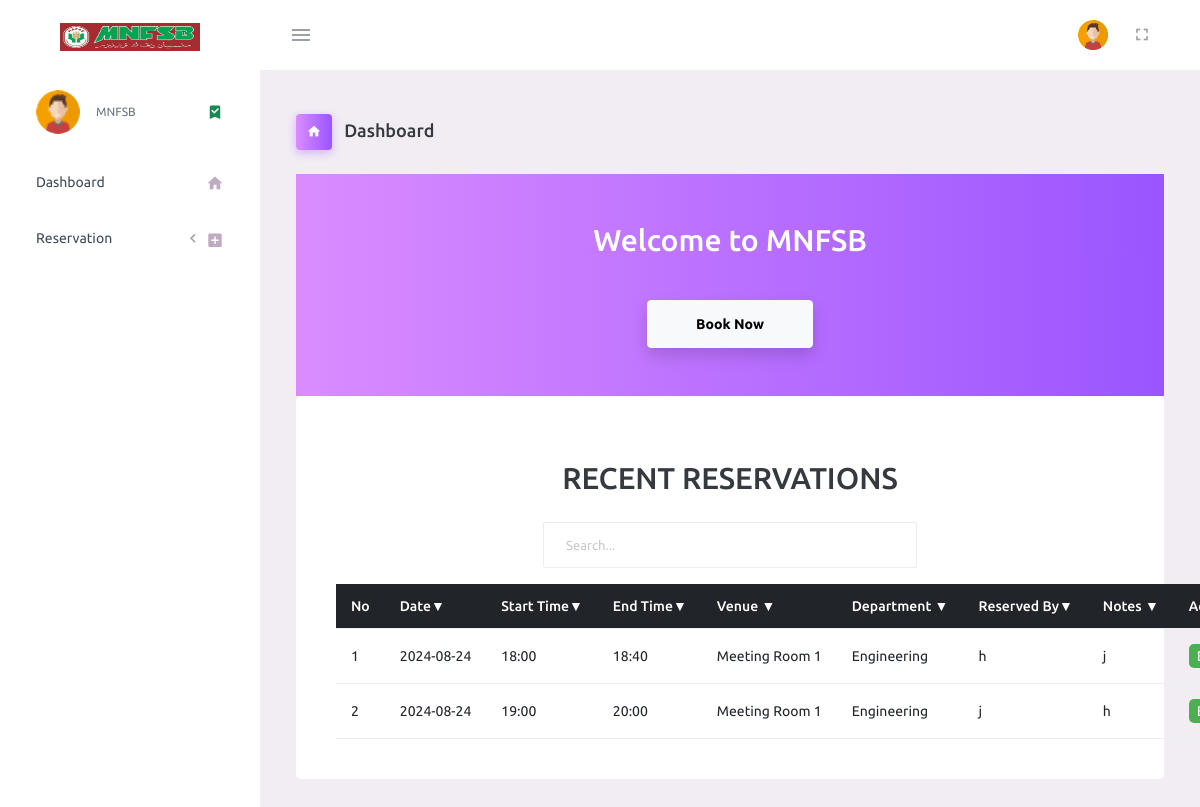
The page / on the database its author committed.
### tables this page shows
CREATE TABLE `reservation` (
  `resevID` int NOT NULL,
  `DeptName` varchar(350) NOT NULL,
  `activity` varchar(500) NOT NULL,
  `start_time` varchar(256) NOT NULL,
  `end_time` varchar(256) NOT NULL,
  `date` date DEFAULT NULL,
  `reserved_by` varchar(256) NOT NULL,
  `VenueId` int NOT NULL
);

CREATE TABLE `venue` (
  `VenueId` int NOT NULL,
  `VenueName` varchar(350) DEFAULT NULL,
  `description` varchar(500) NOT NULL,
  `image` varchar(255) NOT NULL,
  `supp_image` varchar(256) NOT NULL,
  `supp_image2` varchar(256) NOT NULL
);

### index.php (the view, shortened to what this page needs)
<!DOCTYPE html>
<html lang="en">
<?php
$host = "localhost";
$username = "root";
$password = "";
$database = "onlinebooking";
$conn = new mysqli($host, $username, $password, $database);
?>
<head>
  <?php
  include 'head.php';
  ?>
</head>
<body>
  <div class="container-scroller">
    <nav class="navbar default-layout-navbar col-lg-12 col-12 p-0 fixed-top d-flex flex-row">
      <?php
      include 'navBarAfter.php';
      ?>
      <div class="main-panel">
        <div class="content-wrapper">
          <div class="page-header">
            <h3 class="page-title">
              <span class="page-title-icon bg-gradient-primary text-white me-2">
                <i class="mdi mdi-home"></i>
              </span> Dashboard
            </h3>
          </div>
          <section class="bg-gradient-primary  text-white py-5 " style="background-color: #808080;">
            <div class="container">
              <div class="row">
                <div class="col-lg-8 offset-lg-2 text-center">
                  <h2 class="display-4 mb-4 ">Welcome to MNFSB</h2>
				  <a href="#" id="addRoomLink" title="Add Room">
				  </a>
                  <a href="book_room.php" class="btn btn-light btn-lg shadow bg-body-tertiary rounded">Book
                    Now</a>
                </div>
              </div>
            </div>
          </section>
          <div class="card">
    <div class="card-body">
        <h2 class="text-center mt-4">RECENT RESERVATIONS</h2><br>
		<div class="row mb-3">
            <div class="col-lg-6 offset-lg-3">
                <input type="text" class="form-control" id="searchInput" placeholder="Search...">
            </div>
        </div>
        <table class="table table-hover" id="reservationTable">
            <thead>
                <tr class='table-dark'>
                    <th style="width: 0.5%;">No</th>
                    <th class="sortable" data-column="times">Date<span class="sort-icon">&#9660;</span></th>
					<th class="sortable" data-column="times">Start Time<span class="sort-icon">&#9660;</span></th>
                    <th class="sortable" data-column="times">End Time<span class="sort-icon">&#9660;</span></th>
                    <th class="sortable" data-column="venue">Venue <span class="sort-icon">&#9660;</span></th>
                    <th class="sortable" data-column="department">Department <span class="sort-icon">&#9660;</span></th>
					<th class="sortable" data-column="notes">Reserved By<span class="sort-icon">&#9660;</span></th>
                    <th class="sortable" data-column="notes">Notes <span class="sort-icon">&#9660;</span></th>
                    <th>Action</th>
                </tr>
            </thead>
            <tbody>
               <?php
					$sql = "SELECT r.resevID, r.date, r.start_time, r.end_time, v.VenueName, r.DeptName, r.reserved_by, r.activity
							FROM reservation r
							INNER JOIN venue v ON r.VenueId = v.VenueId";
					$result = $conn->query($sql);
					$rowNumber = 1;
					if ($result->num_rows > 0) {
						while ($row = $result->fetch_assoc()) {
							echo "<tr>";
							echo "<td>" . $rowNumber . "</td>";
							echo "<td>" . $row["date"] . "</td>";
							echo "<td>" . $row["start_time"] . "</td>";
							echo "<td>" . $row["end_time"] . "</td>";
							echo "<td>" . $row["VenueName"] . "</td>";
							echo "<td>" . $row["DeptName"] . "</td>";
							echo "<td>" . $row["reserved_by"] . "</td>";
							echo "<td>" . $row["activity"] . "</td>";
                   echo '<td>
							<a style="position: relative; width: 40px; padding: 3px 5px; border-radius: 5px;" href="newEdit.php?id=' . $row["resevID"] . '" class="viewBtn">
								<button>Edit</button>
							</a>
							<button class="deleteBtn" onclick="confirmDelete(' . $row['resevID'] . ')">Delete</button>
					</td>';
                        echo "</tr>";$rowNumber++;
                  }
                } else {
                  echo "<tr><td colspan='5'>No reservations found</td></tr>";
                }
                ?>
            </tbody>
        </table>
    </div>
</div>
  <?php
  include 'javaScript.php';
  ?>
</body>
</html>

### index.php (style rules this page uses)
.viewBtn { text-decoration: none; display: inline-block; width: 50px; }
.viewBtn button { border: none; cursor: pointer; padding: 2px 3px; background-color: #4CAF50; color: white; transition: background-color 0.3s ease; }
.viewBtn { background-color: #4CAF50; color: white; }

### rows shown on the page
reservation: date "2024-08-24", start_time "18:00", end_time "18:40", VenueId.VenueName "Meeting Room 1", DeptName "Engineering", reserved_by "h", activity "j"
reservation: date "2024-08-24", start_time "19:00", end_time "20:00", VenueId.VenueName "Meeting Room 1", DeptName "Engineering", reserved_by "j", activity "h"
